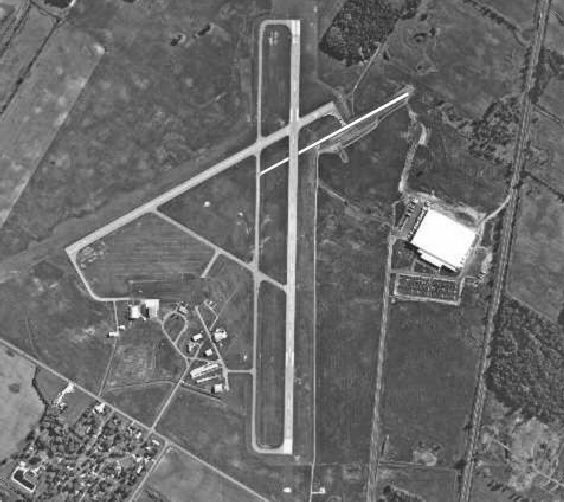
#> input picture day2/marion_airport.tiff, 564 x 502 px, given in place of strawberries-binary.pbm, which was not available
$ python hands-on-2.py   (older library calls are emulated)
#> lines starting #> are read from the running program, lines starting #| are printed output that depends on the picture; pictures that were not available may be replaced by others from this repository, and a replacement may not be noted
import cv2
import numpy as np
import matplotlib.pyplot as plt
import matplotlib.cm as cm
from scipy import ndimage as nd
from scipy.spatial import distance


# We will use the image, strawberries-binary.pbm that is a binary mask or segmentation result showing the red strawberry pixels of the previous home work

strawberries_red = cv2.imread('strawberries-binary.pbm')
#> strawberries_red is the input picture: shape (502, 564, 3); min 19, max 255, mean 106.4

#Read the image in and scale it to have “white” values 1 for the strawberry pixels and “black” values 0 for background pixels
binary_strawberries = strawberries_red / 255

#Use OpenCV’s morphological dilation and closing with different structuring element shapes and sizes to fill in the “holes” in the strawberries
#Try to also clean away the noisy stray pixels with mild erosion or opening
rect_kernel = cv2.getStructuringElement(cv2.MORPH_RECT,(5,5))
elliptical_kernel = cv2.getStructuringElement(cv2.MORPH_ELLIPSE,(5,5))
cross_kernel = cv2.getStructuringElement(cv2.MORPH_CROSS,(5,5))

closing = cv2.morphologyEx(binary_strawberries, cv2.MORPH_CLOSE, rect_kernel)

dilation = cv2.dilate(closing, rect_kernel, iterations = 2)

closing2 = cv2.morphologyEx(dilation, cv2.MORPH_CLOSE, rect_kernel)

kernel = np.ones((5,5),np.uint8)
erosion = cv2.erode(closing2, kernel, iterations = 3)

#cv2.imshow("homma", erosion * 255)
cv2.imwrite("morph.jpg", erosion * 255)
#cv2.waitKey()


###Next we use building.tiff to study scale space filtering, Laplacian of Gaussian filtering and edge detection by zero crossings
# Ookoo kuulostaapa hyveltä

###Read the image in and scale it as a single-channel (greyscale) image in range [0,1]
building = cv2.imread('building.tiff', cv2.IMREAD_GRAYSCALE) / 255
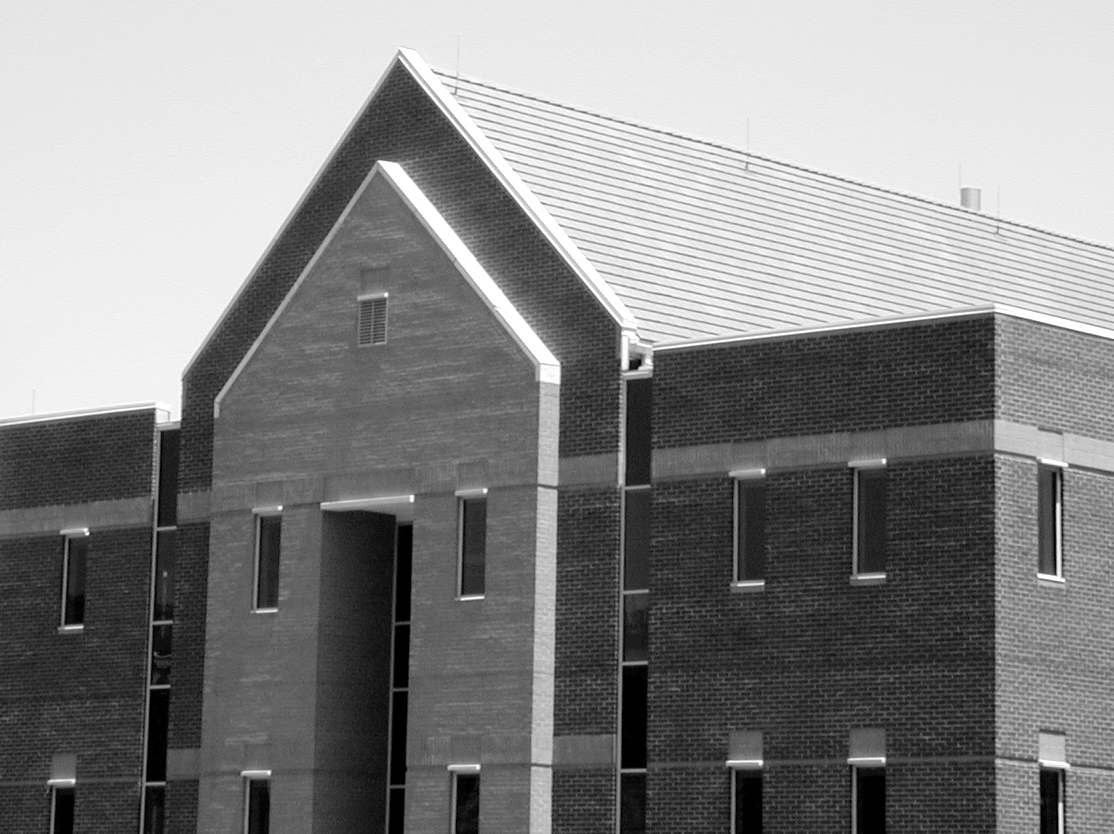
#> input picture day2/building.tiff, 1114 x 834 px
#> building: shape (834, 1114) float64; min 0, max 1, mean 0.523

###Apply a series of OpenCV’s Gaussian blurring operations with increasing kernel sizes to get smoothed versions of the image

#cv2.GaussianBlur(src, ksize, sigmaX[, dst[, sigmaY[, borderType]]]) dst
gaussed1 = cv2.GaussianBlur(building, (3,5), 0)
gaussed2 = cv2.GaussianBlur(building, (11,15), 0)
gaussed3 = cv2.GaussianBlur(building, (27,27), 0)
gaussed4 = cv2.GaussianBlur(building, (37,47), 0)

cv2.imwrite('gaussed3-5.jpg', gaussed1 * 255)
cv2.imwrite('gaussed11-15.jpg', gaussed2 * 255)
cv2.imwrite('gaussed27-27.jpg', gaussed3 * 255)
cv2.imwrite('gaussed37-47.jpg', gaussed4 * 255)

#Apply OpenCV’s Laplace filtering to the blurred images
#When saving the Laplace images for the report, multiply them with a proper constant, add 0.5 and clip to [0,1] to improve their informativeness
def clip(i):
    return np.clip(i, 0, 1)

kernel_size = 3
scale = 1
delta = 0
laplace1 = cv2.Laplacian(gaussed1, cv2.CV_64F)
laplace2 = cv2.Laplacian(gaussed2, cv2.CV_64F)
laplace3 = cv2.Laplacian(gaussed3, cv2.CV_64F)
laplace4 = cv2.Laplacian(gaussed4, cv2.CV_64F)

cv2.imwrite('laplace1.jpg', clip(laplace1 * 40 + 0.5) * 255)
cv2.imwrite('laplace2.jpg', clip(laplace2 * 40 + 0.5) * 255)
cv2.imwrite('laplace3.jpg', clip(laplace3 * 40 + 0.5) * 255)
cv2.imwrite('laplace4.jpg', clip(laplace4 * 40 + 0.5) * 255)

#Write your own function to detect zero crossings (aka sign changes) in the Laplace filtered images
###Compare each pixel value’s sign (-1, 0 or +1) to that of the neighboring pixel on the left and above: If all signs are equal, the pixel is not a zero crossing pixel, otherwise it is

def zero_cross(A):
    new = np.zeros(A.shape)
    for x in range(A.shape[1]):
        for y in range(A.shape[0]):

            if x == 0 and y == 0:
                new[y][x] = 0
            elif x == 0:
                if np.sign(A[y][x]) != np.sign(A[y][x-1]):
                    new[y][x] = 1
                else:
                    new[y][x] = 0
            elif y == 0:
                if np.sign(A[y][x]) != np.sign(A[y-1][x]):
                    new[y][x] = 1
                else:
                    new[y][x] = 0
            else:
                if np.sign(A[y][x]) != np.sign(A[y-1][x]) or np.sign(A[y][x]) != np.sign(A[y][x-1]):
                    new[y][x] = 1
                else:
                    new[y][x] = 0
    return new


zbuilding = zero_cross(building)
#> after the loop in zero_cross, `for x in range(A.shape[1]):`:
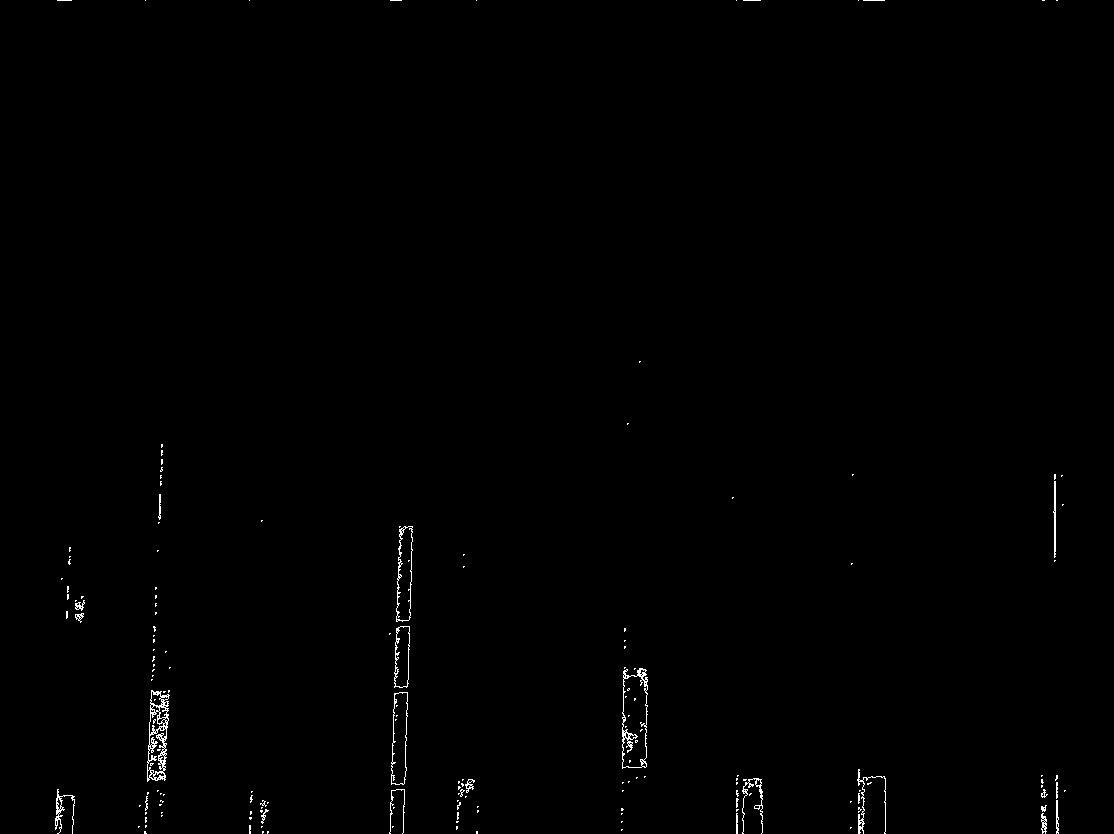
#> new: shape (834, 1114) float64; values 0 (black) and 1 (white), 0.48% white in thin lines or dots
#print(zbuilding[23])

#cv2.imwrite('zero_building.jpg', zbuilding)

#Mark the zero crossing pixels with red color in the images
def color_zero(zero_cross, original):
    original_uint8 = np.array(original, dtype=np.uint8)
    new = cv2.cvtColor(original_uint8,cv2.COLOR_GRAY2BGR)
    for x in range(zero_cross.shape[0]):
        for y in range(zero_cross.shape[1]):
            if zero_cross[x,y] == 1:
                new[x,y] = [0,0,255]
            else:
                new[x,y] = original[x,y]

    return new

#cv2.imshow('haloo', color_zero(zbuilding, building))
#cv2.waitKey()


#Analyze how the size of the detected details increases with the increasing blur size
laplace1_cross = zero_cross(laplace1)
#> after the loop in zero_cross (call 2), `for x in range(A.shape[1]):`: new: shape (834, 1114) float64; values 0 (black) and 1 (white), 48.1% white in thin lines or dots
laplace2_cross = zero_cross(laplace2)
#> after the loop in zero_cross (call 3), `for x in range(A.shape[1]):`: new: shape (834, 1114) float64; values 0 (black) and 1 (white), 25.9% white in thin lines or dots
laplace3_cross = zero_cross(laplace3)
#> after the loop in zero_cross (call 4), `for x in range(A.shape[1]):`: new: shape (834, 1114) float64; values 0 (black) and 1 (white), 12.5% white in thin lines or dots
laplace4_cross = zero_cross(laplace4)
#> after the loop in zero_cross (call 5), `for x in range(A.shape[1]):`: new: shape (834, 1114) float64; values 0 (black) and 1 (white), 8.7% white in thin lines or dots
cv2.imwrite('laplace1_zcross.png', color_zero(laplace1_cross, clip(laplace1 * 40 + 0.5) * 255))
cv2.imwrite('laplace2_zcross.png', color_zero(laplace2_cross, clip(laplace2 * 40 + 0.5) * 255))
#> after the loop in color_zero (call 2), `for x in range(zero_cross.shape[0]):`:
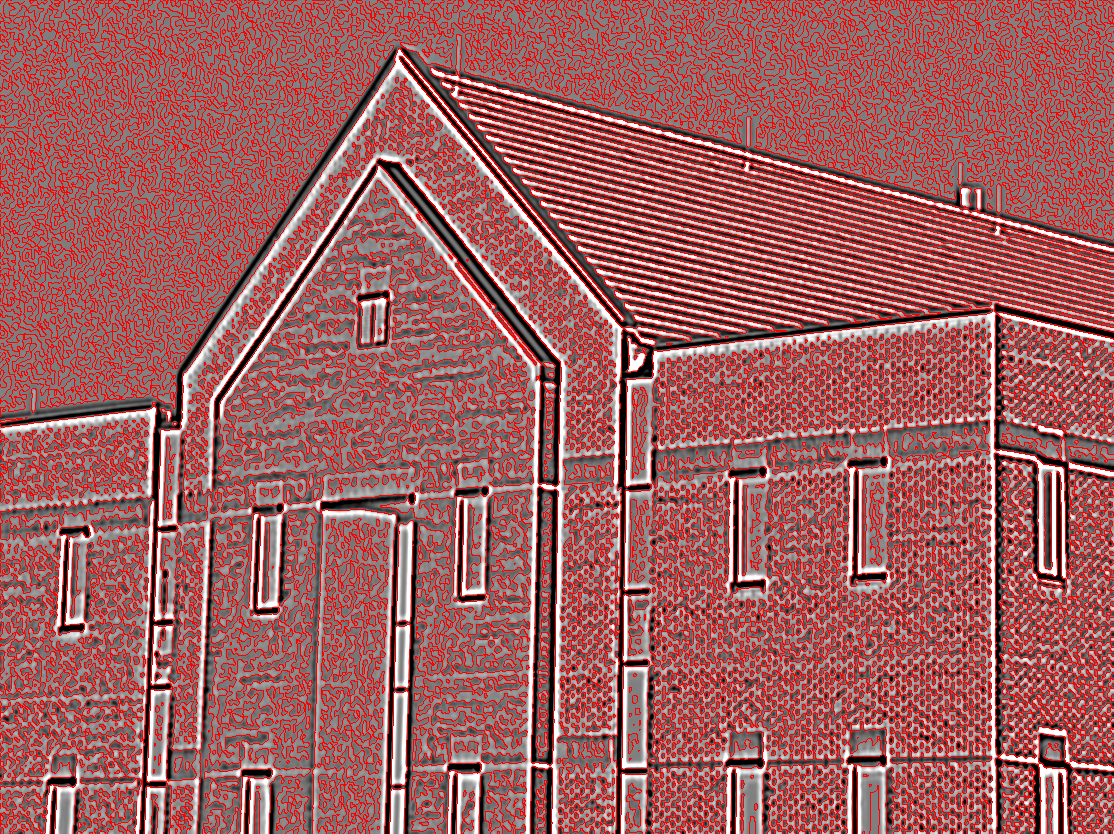
#> new: shape (834, 1114, 3); mean B, G, R 95.1, 95.1, 161.1
cv2.imwrite('laplace3_zcross.png', color_zero(laplace3_cross, clip(laplace3 * 40 + 0.5) * 255))
#> after the loop in color_zero (call 3), `for x in range(zero_cross.shape[0]):`:
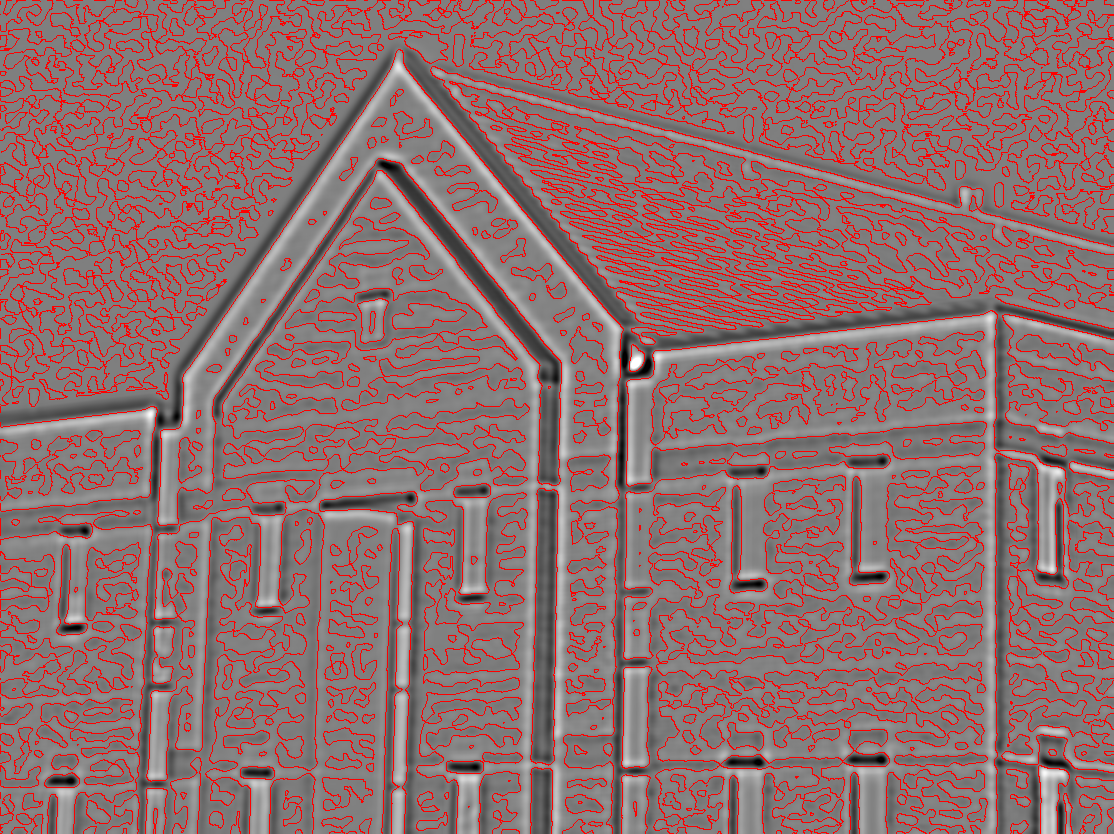
#> new: shape (834, 1114, 3); mean B, G, R 111.1, 111.1, 143
cv2.imwrite('laplace4_zcross.png', color_zero(laplace4_cross, clip(laplace4 * 40 + 0.5) * 255))
#> after the loop in color_zero (call 4), `for x in range(zero_cross.shape[0]):`:
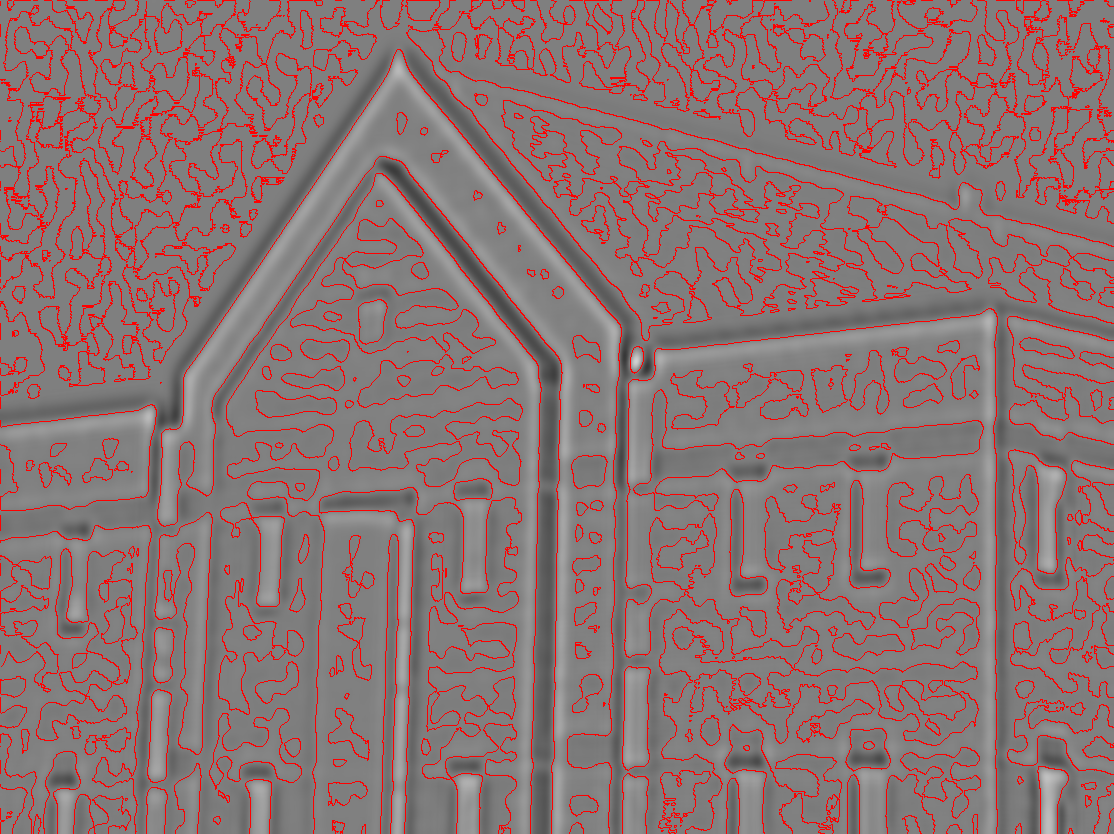
#> new: shape (834, 1114, 3); mean B, G, R 115.9, 115.9, 138.2
#cv2.waitKey()
